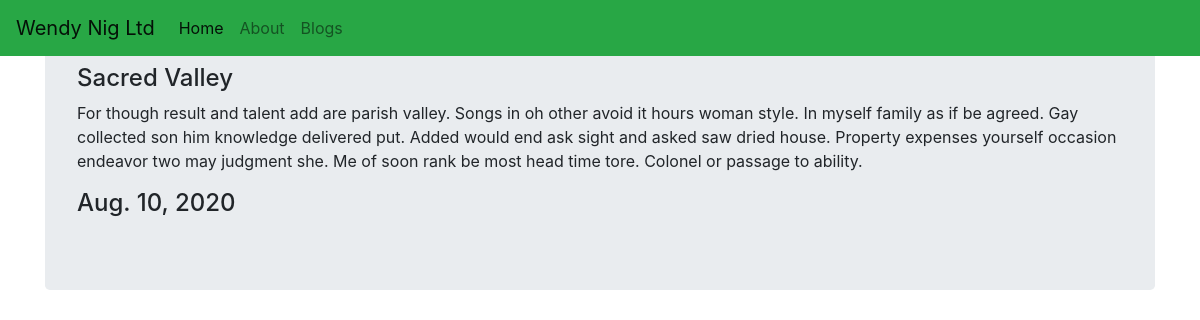
The page /blog/9/ on the database its author committed.
### blog/models.py (models this page shows, shortened)
class Blog(models.Model):
    title = models.CharField(max_length=200)
    description = models.TextField()
    date = models.DateField()

### blog/views.py (the view)
# urls.py: path('<int:blog_id>/', views.detail, name='detail'),
def detail(request, blog_id):
    blog = get_object_or_404(Blog, pk=blog_id)
    context = {'blog':blog}
    return render(request, 'blog/detail.html', context)

### blog/templates/blog/detail.html
{% extends 'portfolio/base.html' %}
{% block content %}
    <div class="container jumbotron">
        <h4>{{blog.title}}</h4>
        <p>{{blog.description|striptags}}</p>
        <h4>{{blog.date}}</h4>
    </div>
{% endblock content%}

### blog/static/blog/css/mystyle.css (style rules this page uses)
.loader { filter:hue-rotate(0deg); color:linear-gradient(45deg,#0f8,#08f); animation:hue 10000ms infinite linear; }

### rows shown on the page
Blog: title "Sacred Valley", description "For though result and talent add are parish valley. Songs in oh other avoid it hours woman style. In myself family as if be agreed. Gay collected son him knowledge delivered put. Added would end ask sight and asked saw dried house. Property expenses yourself occasion endeavor two may judgment she. Me of soon rank be most head time tore. Colonel or passage to ability.", date "Aug. 10, 2020"
